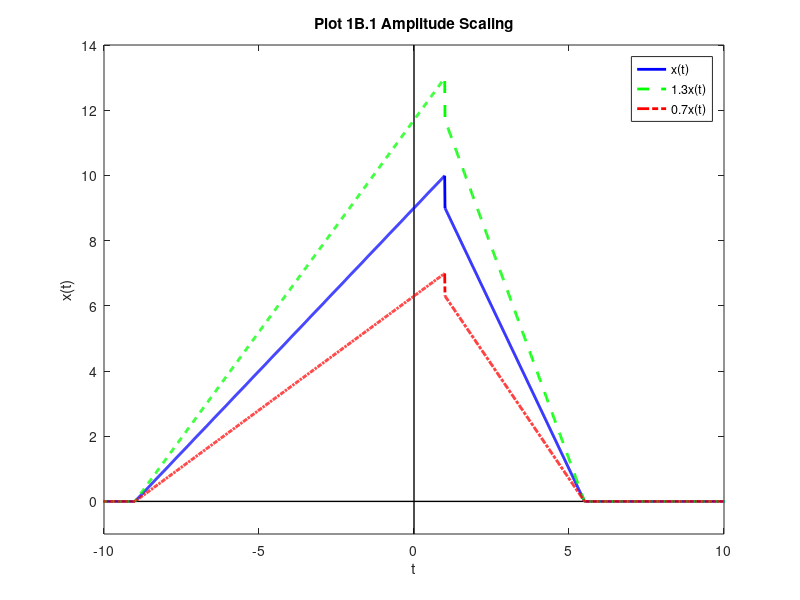
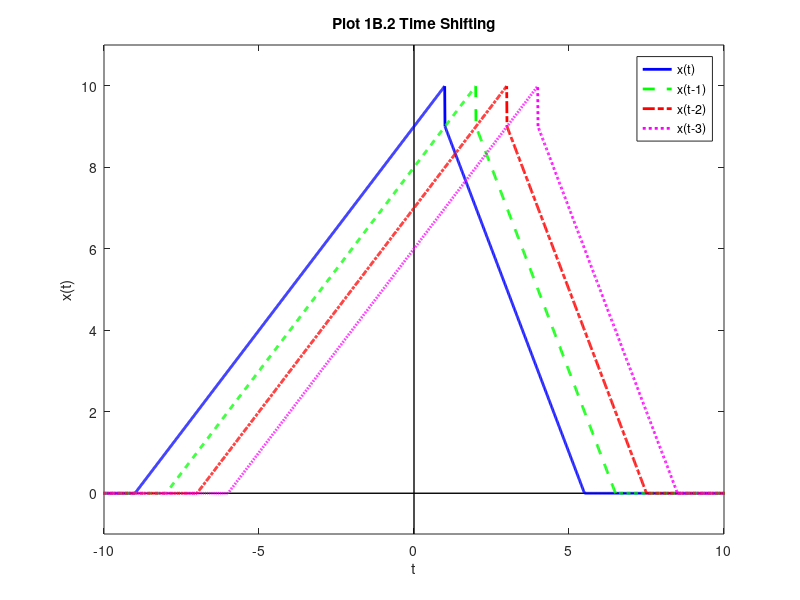
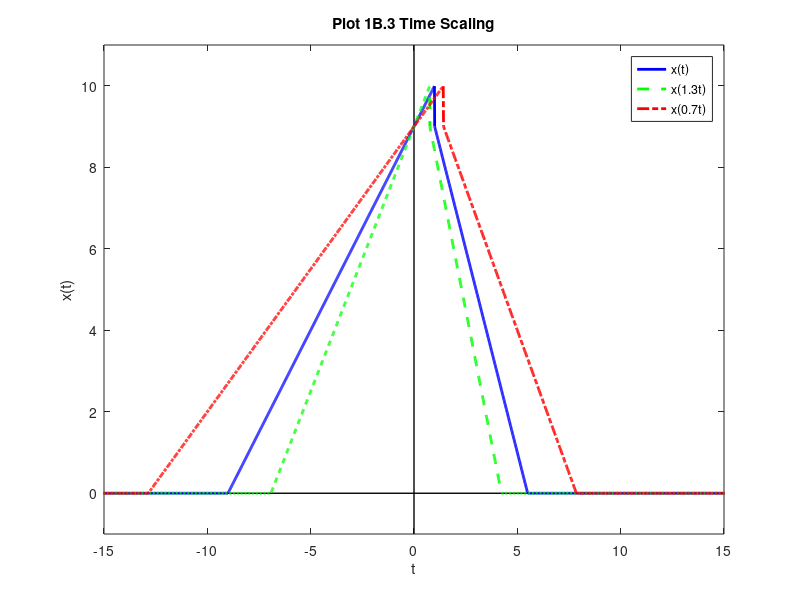
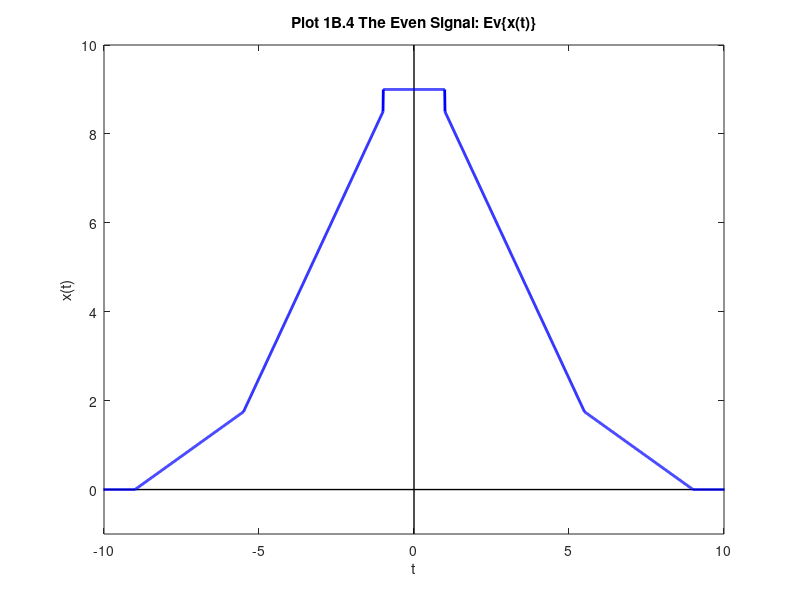

MATLAB code to generate these figures, in order:
% Christopher Brant
% C19816588
% MATLAB Homework 1B Due on 9/6/17

clear; clc; close all;

% b denotes the rightmost digit of the above given student ID number
b = 8;

% t is the list of time samples
t = -20:0.01:20;
% x is the list of signal values
x = (b+1+t).*((-(b+1)<=t)&(t<1))+(b+3-(2.*t)).*((1<=t)&(t<((b+3)/2)));

% Vertical transformations of x using original t
x1_3v = 1.3 .* x;
x0_7v = 0.7 .* x;

% Time shifts
t_1 = t + 1;
t_2 = t + 2;
t_3 = t + 3;

% Time scaling
t1_3 = t ./ 1.3;
t0_7 = t ./ 0.7;

% Even and Odd Signal Combinations
even_x = 0.5 * (x+x(end:-1:1));
odd_x = 0.5 * (x-x(end:-1:1));

% Plotting x(t), 1.3x(t), and 0.7x(t) on the same graph
% in the following section
origin = [0, 0];        % origin values used for plotting
xv_lims = [-10, 10];    % x-axis limits for vertical transform plot
yv_lims = [-1, 14];    % y-axis limits for vertical transform plot

% Create new graph window
figure();
% Plot axis lines
plot(xv_lims, origin, 'LineStyle', '-', 'Color',...
    [0,0,0], 'LineWidth', 1);
hold on;
plot(origin, yv_lims, 'LineStyle', '-', 'Color',...
    [0,0,0], 'LineWidth', 1);
% Plotting x(t)
Plot_x = plot(t, x, 'LineStyle', '-', 'Color',...
    [0,0,1], 'LineWidth', 2);
% Plotting 1.3x(t)
Plot_1_3x = plot(t, x1_3v, 'LineStyle', '--', 'Color',...
    [0,1,0], 'LineWidth', 2);
% Plotting 0.7x(t)
Plot_0_7x = plot(t, x0_7v, 'LineStyle', '-.', 'Color',...
    [1,0,0], 'LineWidth', 2);
hold off;
% Adding labels and axis values to the plot
axis(horzcat(xv_lims, yv_lims));
title('Plot 1B.1 Amplitude Scaling');
xlabel('t');
ylabel('x(t)');
legend([Plot_x, Plot_1_3x, Plot_0_7x],...
    'x(t)', '1.3x(t)', '0.7x(t)', 'Location', 'northeast');

% Plotting x(t), x(t-1), x(t-2), and x(t-3) on the same graph
xh1_lims = [-10, 10];   % x-axis limits for time shifting graph
yh1_lims = [-1, 11];    % y-axis limits for time shifting graph

% Create new graph window
figure();
% Plot axis lines
plot(xh1_lims, origin, 'LineStyle', '-', 'Color',...
    [0,0,0], 'LineWidth', 1);
hold on;
plot(origin, yh1_lims, 'LineStyle', '-', 'Color',...
    [0,0,0], 'LineWidth', 1);
% Plotting x(t)
Plot_x = plot(t, x, 'LineStyle', '-', 'Color',...
    [0,0,1], 'LineWidth', 2);
% Plotting x(t-1)
Plot_x_1 = plot(t_1, x, 'LineStyle', '--', 'Color',...
    [0,1,0], 'LineWidth', 2);
% Plotting x(t-2)
Plot_x_2 = plot(t_2, x, 'LineStyle', '-.', 'Color',...
    [1,0,0], 'LineWidth', 2);
% Plotting x(t-3)
Plot_x_3 = plot(t_3, x, 'LineStyle', ':', 'Color',...
    [1,0,1], 'LineWidth', 2);
hold off;

% Adding labels and axis values to the plot
axis(horzcat(xh1_lims, yh1_lims));
title('Plot 1B.2 Time Shifting');
xlabel('t');
ylabel('x(t)');
legend([Plot_x, Plot_x_1, Plot_x_2, Plot_x_3],...
    'x(t)', 'x(t-1)', 'x(t-2)', 'x(t-3)', 'Location', 'northeast');

% Plotting x(t), x(1.3t), and x(0.7t) on the same graph
xh2_lims = [-15, 15];    % x-axis limits for time scaling plot
yh2_lims = [-1, 11];    % y-axis limits for time scaling plot

% Create new graph window
figure();
% Plot axis lines
plot(xh2_lims, origin, 'LineStyle', '-', 'Color',...
    [0,0,0], 'LineWidth', 1);
hold on;
plot(origin, yh2_lims, 'LineStyle', '-', 'Color',...
    [0,0,0], 'LineWidth', 1);
% Plotting x(t)
Plot_x = plot(t, x, 'LineStyle', '-', 'Color',...
    [0,0,1], 'LineWidth', 2);
% Plotting x(1.3t)
Plot_x1_3 = plot(t1_3, x, 'LineStyle', '--', 'Color',...
    [0,1,0], 'LineWidth', 2);
% Plotting x(0.7t)
Plot_x0_7 = plot(t0_7, x, 'LineStyle', '-.', 'Color',...
    [1,0,0], 'LineWidth', 2);
hold off;

% Adding labels and axis values to the plot
axis(horzcat(xh2_lims, yh2_lims));
title('Plot 1B.3 Time Scaling');
xlabel('t');
ylabel('x(t)');
legend([Plot_x, Plot_x1_3, Plot_x0_7],...
    'x(t)', 'x(1.3t)', 'x(0.7t)', 'Location', 'northeast');

% Plotting Ev{x(t)}
xev_lims = [-10, 10];   % x-axis limits for the even signal
yev_lims = [-1, 10];    % y-axis limits for the even signal

% Create new graph window
figure();
% Plot axis lines
plot(xev_lims, origin, 'LineStyle', '-', 'Color',...
    [0,0,0], 'LineWidth', 1);
hold on;
plot(origin, yev_lims, 'LineStyle', '-', 'Color',...
    [0,0,0], 'LineWidth', 1);
% Plot Ev{x(t)}
Plot_Ev = plot(t, even_x, 'LineStyle', '-', 'Color',...
    [0,0,1], 'LineWidth', 2);
hold off;

% Adding labels and axis values to the plot
axis(horzcat(xev_lims, yev_lims));
title('Plot 1B.4 The Even Signal: Ev\{x(t)\}');
xlabel('t');
ylabel('x(t)');

% Plotting Od{x(t)}
xod_lims = [-10, 10];   % x-axis limits for the odd signal
yod_lims = [-2, 2];    % y-axis limits for the odd signal

% Create new graph window
figure();
% Plot axis lines
plot(xod_lims, origin, 'LineStyle', '-', 'Color',...
    [0,0,0], 'LineWidth', 1);
hold on;
plot(origin, yod_lims, 'LineStyle', '-', 'Color',...
    [0,0,0], 'LineWidth', 1);
% Plot Ev{x(t)}
Plot_Od = plot(t, odd_x, 'LineStyle', '-', 'Color',...
    [0,0,1], 'LineWidth', 2);
hold off;

% Adding labels and axis values to the plot
axis(horzcat(xod_lims, yod_lims));
title('Plot 1B.5 The Odd Signal: Od\{x(t)\}');
xlabel('t');
ylabel('x(t)');

